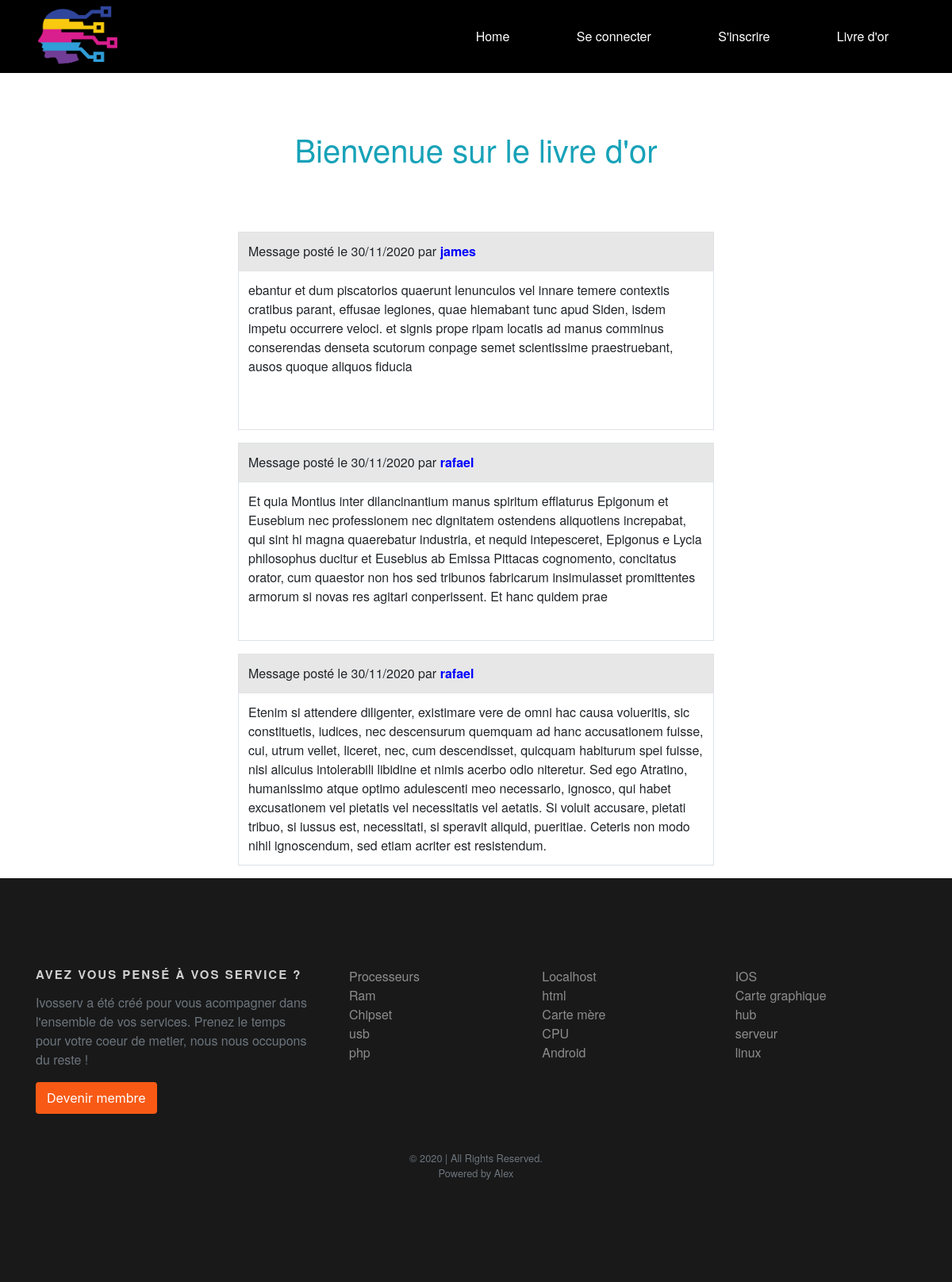
Screenshot of /livre-or.php with the database file from the repository.
### tables this page shows
CREATE TABLE `commentaires` (
  `id` int(11) NOT NULL,
  `commentaire` text NOT NULL,
  `id_utilisateur` int(11) NOT NULL,
  `date` datetime NOT NULL
);

CREATE TABLE `utilisateurs` (
  `id` int(11) NOT NULL,
  `login` varchar(255) NOT NULL,
  `password` varchar(255) NOT NULL
);

### livre-or.php (the view, shortened to what this page needs)
<!DOCTYPE html>
<html lang="fr">
   <head>
      <link href="//maxcdn.bootstrapcdn.com/bootstrap/4.1.1/css/bootstrap.min.css" rel="stylesheet" id="bootstrap-css">
      <link rel="stylesheet" href="https://maxcdn.bootstrapcdn.com/font-awesome/4.7.0/css/font-awesome.min.css">
      <link rel="stylesheet" href="https://maxcdn.bootstrapcdn.com/bootstrap/4.0.0/css/bootstrap.min.css">
      <link rel="stylesheet" href="css/style.css">
   </head>
   <body>
<div class="masque_pour_header"></div>
<div class="container mx-auto" id='containeur_titre_livreor'>
    <div class="row h-100 no-gutters mx-auto">
        <div class="col-6 mx-auto d-flex align-items-center ">
            <h1 class='w-100 text-center text-info'>Bienvenue sur le livre d'or</h1>
        </div>
    </div>
</div>
<?php
$bdd = connection_bdd();
$requete = $bdd->prepare('SELECT commentaire, date, login FROM commentaires INNER JOIN utilisateurs ON commentaires.id_utilisateur = utilisateurs.id ORDER BY date DESC');
$requete->execute(array());
while ( $donnees = $requete->fetch(PDO::FETCH_ASSOC) )
{?>
    <div class="containeur">
        <div class="row  no-gutters">
            <div class="col-6 mx-auto">
                <table class="table table-bordered">
                    <tbody>
                            <tr>
                                <td id='td_messages'> <?php echo 'Message posté le '. date('d/m/Y', strtotime( $donnees['date'])). ' par  <span class="terme"><strong>'.$donnees['login'].'</strong></span>' ; ?> </td>
                            </tr>
                            <tr class='message'>
                                <td ><?php echo $donnees['commentaire']?></td>
                            </tr>
                    </table>
            </div>
        </div>
    </div>
<?php
}
?>
</body>
</html>

### css/style.css (style rules this page uses)
html, body { margin: 0; padding: 0; width: 100%; scroll-behavior: smooth; --input-padding-x: .75rem; --input-padding-y: .75rem; }
body { font-family: "Helvetica Neue",sans-serif; font-weight: lighter; }
.masque_pour_header { height: 92px; background-color: black ; position: sticky; top: 0px; z-index: 3; }
header { width: 100%; }
.logo { line-height: 60px; position: fixed; float: left; margin: 16px 46px; color: #fff; font-weight: bold; font-size: 20px; letter-spacing: 2px; }
nav { position: fixed; width: 100%; line-height: 60px; z-index: 4 ! important; }
nav ul { line-height: 60px; list-style: none; background: rgba(0, 0, 0, 0); overflow: hidden; color: #fff; padding: 0; text-align: right; margin: 0; padding-right: 40px; transition: 1s; }
nav ul li { display: inline-block; padding: 16px 40px;; }
nav ul li a { text-decoration: none; color: #fff; font-size: 16px; }
.btn { font-family: "Merriweather Sans", -apple-system, BlinkMacSystemFont, "Segoe UI", Roboto, "Helvetica Neue", Arial, "Noto Sans", sans-serif, "Apple Color Emoji", "Segoe UI Emoji", "Segoe UI Symbol", "Noto Color Emoji"; }
.fh5co-bg { background-size: cover; background-position: center center; background-repeat: no-repeat; position: relative; }
.fh5co-bg { background-size: cover; background-position: center center; position: relative; width: 100%; float: left; }
.fh5co-bg .overlay { position: absolute; top: 0; left: 0; right: 0; bottom: 0; background: rgba(0, 0, 0, 0.5); -webkit-transition: 0.5s; -o-transition: 0.5s; transition: 0.5s; }
#fh5co-footer { padding: 7em 0; clear: both; }
#fh5co-footer { position: relative; }
#fh5co-footer .overlay { position: absolute; top: 0; left: 0; right: 0; bottom: 0; background: rgba(0, 0, 0, 0.9); -webkit-transition: 0.5s; -o-transition: 0.5s; transition: 0.5s; }
#fh5co-footer h3 { margin-bottom: 15px; font-weight: bold; font-size: 15px; letter-spacing: 2px; text-transform: uppercase; color: rgba(255, 255, 255, 0.8); }
#fh5co-footer .fh5co-footer-links { padding: 0; margin: 0; }
#fh5co-footer .fh5co-footer-links li { padding: 0; margin: 0; list-style: none; }
#fh5co-footer .fh5co-footer-links li a { color: rgba(255, 255, 255, 0.5); text-decoration: none; }
#fh5co-footer .fh5co-widget { margin-bottom: 30px; }
#fh5co-footer .fh5co-widget h3 { margin-bottom: 15px; font-weight: bold; font-size: 15px; letter-spacing: 2px; text-transform: uppercase; }
#fh5co-footer .copyright .block { display: block; }
.btn-primary { background: #F85A16; color: #fff; border: 2px solid #F85A16; }
.logo img { width: 100px ! important; }
.terme { font-weight: 900; color: blue; }
.message { height: 25vh ; text-overflow: scroll; }
#td_messages { background-color: rgb(231, 231, 231); }
#containeur_titre_livreor { height: 25vh ; }

### rows the page displays
commentaires: date "30/11/2020", id_utilisateur.login "james", commentaire "ebantur et dum piscatorios quaerunt lenunculos vel innare temere contextis cratibus parant, effusae legiones, quae hiemabant tunc apud Siden, isdem impetu occurrere veloci. et signis prope ripam locatis ad manus comminus conserendas denseta scutorum conpage semet scientissime praestruebant, ausos quoque aliquos fiducia"
commentaires: date "30/11/2020", id_utilisateur.login "rafael", commentaire "Et quia Montius inter dilancinantium manus spiritum efflaturus Epigonum et Eusebium nec professionem nec dignitatem ostendens aliquotiens increpabat, qui sint hi magna quaerebatur industria, et nequid intepesceret, Epigonus e Lycia philosophus ducitur et Eusebius ab Emissa Pittacas cognomento, concitatus orator, cum quaestor non hos sed tribunos fabricarum insimulasset promittentes armorum si novas res agitari conperissent. Et hanc quidem prae"
commentaires: date "30/11/2020", id_utilisateur.login "rafael", commentaire "Etenim si attendere diligenter, existimare vere de omni hac causa volueritis, sic constituetis, iudices, nec descensurum quemquam ad hanc accusationem fuisse, cui, utrum vellet, liceret, nec, cum descendisset, quicquam habiturum spei fuisse, nisi alicuius intolerabili libidine et nimis acerbo odio niteretur. Sed ego Atratino, humanissimo atque optimo adulescenti meo necessario, ignosco, qui habet excusationem vel pietatis vel necessitatis vel aetatis. Si voluit accusare, pietati tribuo, si iussus est, necessitati, si speravit aliquid, pueritiae. Ceteris non modo nihil ignoscendum, sed etiam acriter est resistendum."
